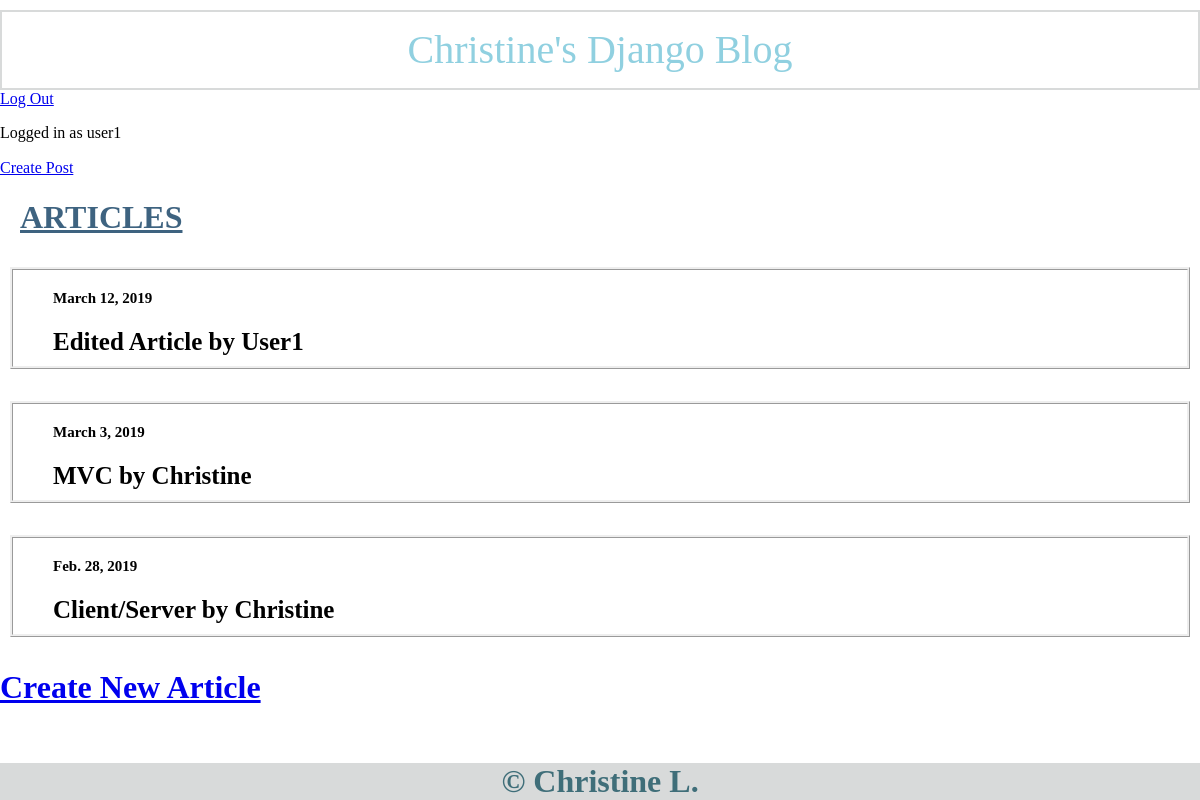
Screenshot of /home/ (signed in) with the database file from the repository.
### blog/models.py (models this page shows)
class Article(models.Model):
    title = models.CharField(max_length = 255)
    body = models.TextField(validators=[MinLengthValidator(2)])
    draft = models.BooleanField()
    published_date = models.DateField(help_text = "mm/dd/yyyy") #validators=[draft_date])
    author = models.CharField(max_length = 255)
    user = models.ForeignKey(User, default = 1, on_delete = models.CASCADE, related_name = 'articles')
    def __str__(self):
        return self.title + " by " + self.author

### blog/views.py (the view)
# urls.py: path('home/', home_page),
def home_page(request):
    articles = Article.objects.filter(draft = False).order_by('-published_date').all()
    context = {'articles': articles}
    response = render(request, 'index.html', context)
    return HttpResponse(response)

### blog/templates/index.html (shortened to what this page needs)
<!DOCTYPE html>
{% extends 'base.html' %}
{% block content %}
<html lang="en" dir="ltr">
  <head>
    <link rel="stylesheet" href="https://cdnjs.cloudflare.com/ajax/libs/normalize/8.0.1/normalize.css">
  </head>
  <body>
    <h1 class="home-heading"> Articles <h1>
    {% for article in articles %}
    <ul class="home-list">
      <li>
      <a class="home-article" href="{% url 'article_details' id=article.pk %}">
        <h5 class="home-article-date"> {{ article.published_date }} </h5>
        <h3 class="home-article-title"> {{ article }} </h3>
      </a>
      </li>
    </ul>
    {% endfor %}
    <a href="/new_article">Create New Article</a>
  </body>
</html>
{% endblock %}

### blog/templates/base.html (shortened to what this page needs)
<!DOCTYPE html>
{% load staticfiles %}
<html lang="en" dir="ltr">
  <head>
    <link rel="stylesheet" href="{% static 'css/blog_main.css' %}">
    <link rel="stylesheet" href="https://cdnjs.cloudflare.com/ajax/libs/normalize/8.0.1/normalize.css">
  </head>
  <body>
    <header class="main-header">Christine's Django Blog</header>
    {% if request.user.is_authenticated %}
      <a href="{% url 'logout' %}">Log Out</a>
      <p>Logged in as {{ user.username }}</p>
      <a href="{% url 'new_article' %}">Create Post</a>
    {% else %}
      <a href="{% url 'login' %}">Log In</a>
    {% endif %}
    {% block content %}
    {% endblock %}
  </body>
  <footer class="main-footer">&copy Christine L.</footer>
</html>

### blog/static/css/blog_main.css (style rules this page uses)
body { background: white; }
.main-header { font-size: 40px; color: #90d0e0; border: solid #d8dada 2px; padding: 15px; text-align: center; margin-top: 10px; }
.main-footer { background: #d8dada; color: #3f6e79; text-align: center; position: absolute; bottom: 0; width: 100%; }
.home-heading { text-decoration: underline; color: #3e6380; text-transform: uppercase; padding-left: 20px; }
.home-list { list-style: none; border: ridge; margin-left: 10px; margin-right: 10px; }
.home-article { text-decoration: none; color: black; }
.home-article-date { margin-top: 20px; margin-bottom: 10px; font-size: 15px; }
.home-article-title { margin-top: 20px; margin-bottom: 10px; font-size: 25px; }

### rows the page displays
Article: published_date "March 12, 2019", title+author "Edited Article by User1"
Article: published_date "March 3, 2019", title+author "MVC by Christine"
Article: published_date "Feb. 28, 2019", title+author "Client/Server by Christine"

### other values shown
{{ user.username }} "user1"
